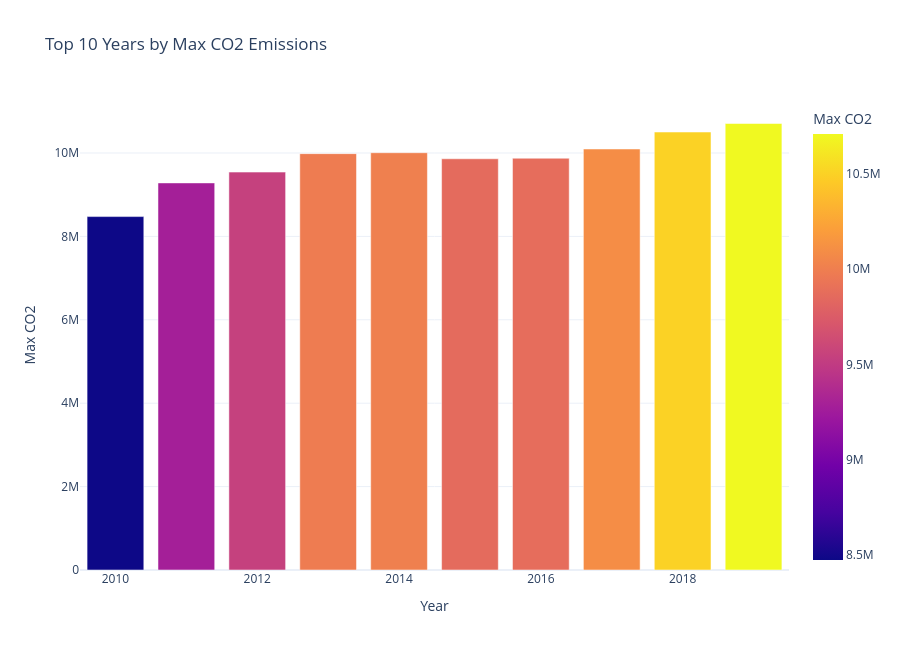

Notebook cell for this chart:
### Code cell
# Calculate the Max 'CO2' for each 'Year' and sort in descending order
Max_CO2 = df.groupby('Year')['CO2'].max().reset_index()
Max_CO2 = Max_CO2.sort_values(by='CO2', ascending=False)

# Select the top 10 years with the highest CO2 emissions
top_10_expensive_CO2 = Max_CO2.head(10)

# Create a bar plot using Plotly Express
fig = px.bar(
    top_10_expensive_CO2,  # DataFrame containing the data
    x='Year',  # x-values: years
    y='CO2',  # y-values: Max CO2 emissions
    color='CO2',  # Color the bars based on the CO2 values
    title='Top 10 Years by Max CO2 Emissions',  # Set the title of the plot
    labels={'Year': 'Year', 'CO2': 'Max CO2'},  # Set labels for axes
    template='plotly_white'  # Use a white template for the plot
)

# Set font color to black
fig.update_traces(textfont_color='black')

# Set the height of the plot
fig.update_layout(height=650)

# Display the plot
fig.show()

### Figure 1 — Plotly figure (JSON) as saved in the notebook; plotly's stock layout.template omitted (floating-point values rounded to 4 significant figures)
{"data": [{"hovertemplate": "Year=%{x}<br>Max CO2=%{marker.color}<extra></extra>", "legendgroup": "", "marker": {"color": [10710000.0, 10500000.0, 10100000.0, 10010000.0, 9985000.0, 9875000.0, 9861000.0, 9542000.0, 9283000.0, 8475000.0], "coloraxis": "coloraxis", "pattern": {"shape": ""}}, "name": "", "orientation": "v", "showlegend": false, "textfont": {"color": "black"}, "textposition": "auto", "type": "bar", "x": [2019, 2018, 2017, 2014, 2013, 2016, 2015, 2012, 2011, 2010], "xaxis": "x", "y": [10710000.0, 10500000.0, 10100000.0, 10010000.0, 9985000.0, 9875000.0, 9861000.0, 9542000.0, 9283000.0, 8475000.0], "yaxis": "y"}], "layout": {"barmode": "relative", "coloraxis": {"colorbar": {"title": {"text": "Max CO2"}}, "colorscale": [[0, "#0d0887"], [0.1111, "#46039f"], [0.2222, "#7201a8"], [0.3333, "#9c179e"], [0.4444, "#bd3786"], [0.5556, "#d8576b"], [0.6667, "#ed7953"], [0.7778, "#fb9f3a"], [0.8889, "#fdca26"], [1, "#f0f921"]]}, "height": 650, "legend": {"tracegroupgap": 0}, "title": {"text": "Top 10 Years by Max CO2 Emissions"}, "xaxis": {"anchor": "y", "domain": [0, 1], "title": {"text": "Year"}}, "yaxis": {"anchor": "x", "domain": [0, 1], "title": {"text": "Max CO2"}}}}
